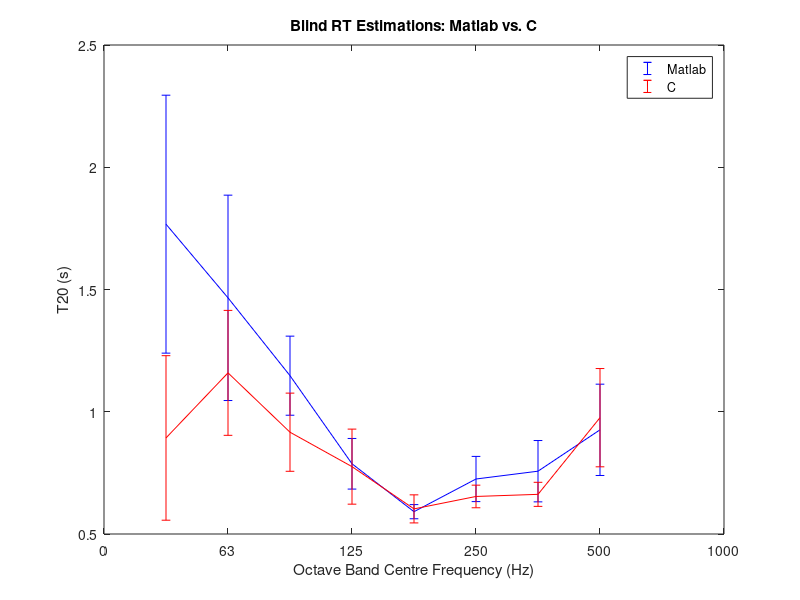
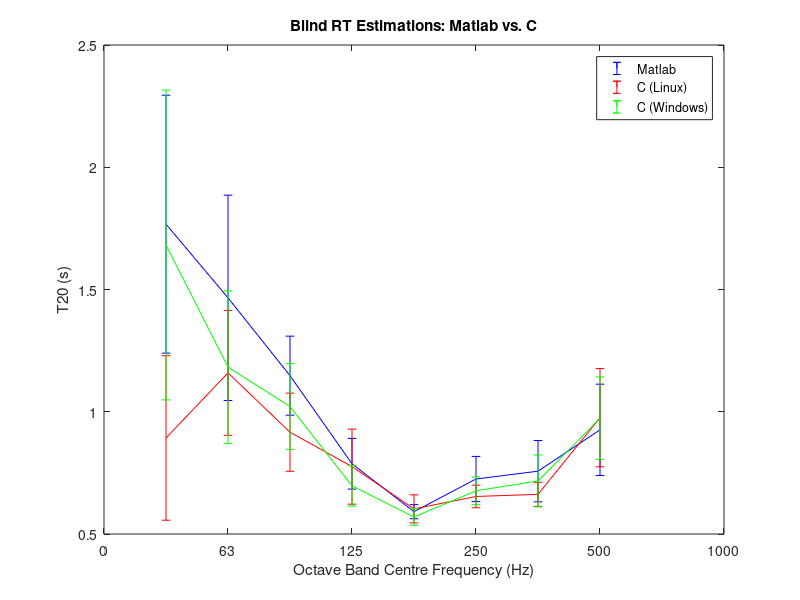

Source code (MATLAB) for these figures, in order:
matlab_res = [
    1.767213582001242   0.527486333004194  12.000000000000000;
    1.465909914611310   0.419959693144069  13.000000000000000;
    1.147519165253610   0.161713695079954  19.000000000000000;
    0.787224725202069   0.103500390008931  19.000000000000000;
    0.591300567854103   0.028963601551268  19.000000000000000;
    0.724960700445125   0.092421080046890  18.000000000000000;
    0.756907405724293   0.125429859213547  19.000000000000000;
    0.926050284830582   0.186730217304404  17.000000000000000];
    
c_res = [
    0.892884 0.336448 10;
    1.159065 0.255487 10;
    0.916332 0.159843 17;
    0.775519 0.153487 19;
    0.602738 0.057403 19;
    0.653542 0.046225 19;
    0.662207 0.049216 18;
    0.975784 0.200950 17];
    
win_c_res = [
  1.681911 0.633516;
  1.182365 0.311787;
  1.021204 0.176035;
  0.697195 0.082882;
  0.569562 0.034033;
  0.676743 0.056967;
  0.717043 0.106321;
  0.973326 0.169009];

figure;
errorbar(matlab_res(:,1),matlab_res(:,2),'b');
hold on;
errorbar(c_res(:,1), c_res(:,2),'r');
legend('Matlab', 'C');
set(gca,'XTickLabel',{'0','63','125','250','500','1000','2000','4000','8000','16000'});
title('Blind RT Estimations: Matlab vs. C');
xlabel('Octave Band Centre Frequency (Hz)');
ylabel('T20 (s)');

figure;
errorbar(matlab_res(:,1),matlab_res(:,2),'b');
hold on;
errorbar(c_res(:,1), c_res(:,2),'r');
errorbar(win_c_res(:,1), win_c_res(:,2),'g');
legend('Matlab', 'C (Linux)', 'C (Windows)');
set(gca,'XTickLabel',{'0','63','125','250','500','1000','2000','4000','8000','16000'});
title('Blind RT Estimations: Matlab vs. C');
xlabel('Octave Band Centre Frequency (Hz)');
ylabel('T20 (s)');
